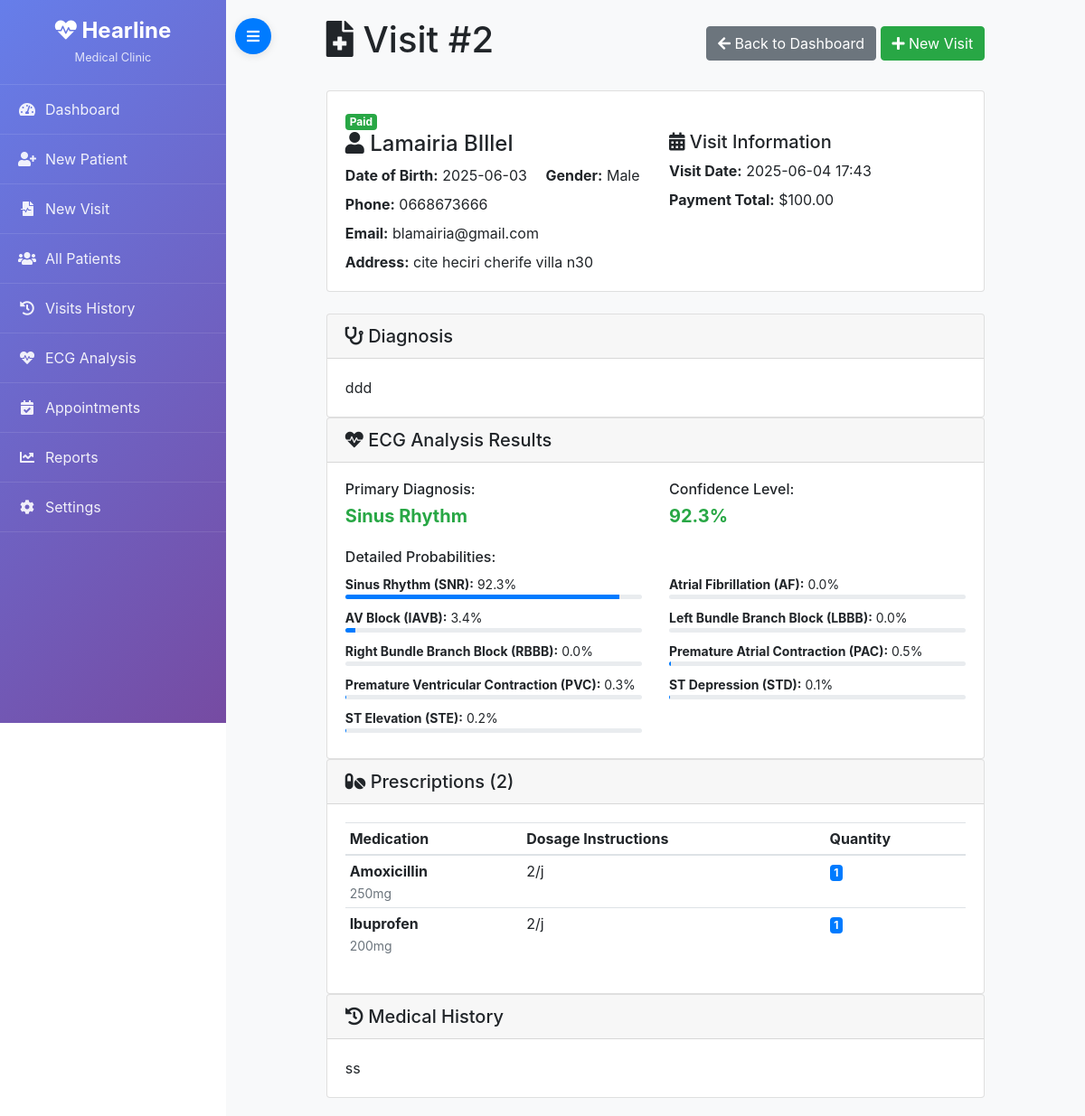
Screenshot of /visit/2 with the database file from the repository.
### models.py (models this page shows)
class Visit(db.Model):
    __tablename__ = "visit"
    id               = db.Column(db.Integer, primary_key=True)
    appointment_id   = db.Column(db.Integer, db.ForeignKey("appointment.id"), nullable=True)
    patient_id       = db.Column(db.Integer, db.ForeignKey("patient.id"), nullable=False)
    doctor_id        = db.Column(db.Integer, db.ForeignKey("doctor.id"), nullable=True)
    visit_date       = db.Column(db.DateTime, nullable=False)
    diagnosis        = db.Column(db.Text, nullable=True)
    follow_up_date   = db.Column(db.DateTime, nullable=True)
    ecg_mat          = db.Column(db.String(256), nullable=True)   # Path to uploaded .mat
    ecg_hea          = db.Column(db.String(256), nullable=True)   # Path to uploaded .hea
    ecg_prediction   = db.Column(JSON, nullable=True)            # e.g. {"AF":0.12, ...}
    payment_total    = db.Column(db.Numeric(10, 2), default=0.00)
    payment_status   = db.Column(db.String(20), default="unpaid")  # "paid"/"partial"/"unpaid"
    payment_remaining= db.Column(db.Numeric(10, 2), default=0.00)
    created_at       = db.Column(db.DateTime, default=datetime.utcnow)
    updated_at       = db.Column(db.DateTime, default=datetime.utcnow, onupdate=datetime.utcnow)
    documents        = db.relationship("VisitDocument", backref="visit", lazy="dynamic")
    prescriptions    = db.relationship("Prescription", backref="visit", lazy="dynamic")

class Patient(db.Model):
    __tablename__ = "patient"
    id               = db.Column(db.Integer, primary_key=True)
    first_name       = db.Column(db.String(50), nullable=False)
    last_name        = db.Column(db.String(50), nullable=False)
    date_of_birth    = db.Column(db.Date, nullable=False)
    gender           = db.Column(db.String(10), nullable=False)  # e.g. "Male"/"Female"/"Other"
    address          = db.Column(db.Text, nullable=True)
    phone            = db.Column(db.String(20), nullable=True)
    email            = db.Column(db.String(120), nullable=True, unique=True)
    medical_history  = db.Column(db.Text, nullable=True)
    created_at       = db.Column(db.DateTime, default=datetime.utcnow)
    updated_at       = db.Column(db.DateTime, default=datetime.utcnow, onupdate=datetime.utcnow)
    visits           = db.relationship("Visit", backref="patient", lazy="dynamic")
    waiting_list     = db.relationship("WaitingListEntry", backref="patient", lazy="dynamic")

class Prescription(db.Model):
    __tablename__ = "prescription"
    id                   = db.Column(db.Integer, primary_key=True)
    visit_id             = db.Column(db.Integer, db.ForeignKey("visit.id"), nullable=False)
    medicament_num_enr   = db.Column(db.String(50), db.ForeignKey("medicament.num_enr"), nullable=False)
    dosage_instructions  = db.Column(db.Text, nullable=False)
    quantity             = db.Column(db.Integer, nullable=False)
    created_at           = db.Column(db.DateTime, default=datetime.utcnow)
    updated_at           = db.Column(db.DateTime, default=datetime.utcnow, onupdate=datetime.utcnow)

class Medicament(db.Model):
    __tablename__ = "medicament"  # Already exists in your DB; do not touch data
    num_enr   = db.Column(db.String(50), primary_key=True)  # key matches your existing table
    nom_com   = db.Column(db.String(100), nullable=False)
    nom_dci   = db.Column(db.String(100), nullable=False)
    dosage    = db.Column(db.String(50), nullable=False)
    unite     = db.Column(db.String(20), nullable=False)
    prescriptions = db.relationship("Prescription", backref="medicament", lazy="dynamic")

### app.py (the view)
@app.route("/visit/<int:visit_id>")
def visit_details(visit_id):
    visit = Visit.query.get_or_404(visit_id)
    prescriptions = visit.prescriptions.all()
    documents = visit.documents.all()
    ecg_analysis = None
    if visit.ecg_prediction:
        class_names = {
            "SNR": "Sinus Rhythm",
            "AF": "Atrial Fibrillation",
            "IAVB": "AV Block",
            "LBBB": "Left Bundle Branch Block",
            "RBBB": "Right Bundle Branch Block",
            "PAC": "Premature Atrial Contraction",
            "PVC": "Premature Ventricular Contraction",
            "STD": "ST Depression",
            "STE": "ST Elevation"
        }
        max_prob_abbr = max(visit.ecg_prediction, key=visit.ecg_prediction.get)
        max_prob_value = visit.ecg_prediction[max_prob_abbr]
        ecg_analysis = {
            "probabilities": visit.ecg_prediction,
            "class_names": class_names,
            "primary_diagnosis": {
                "abbreviation": max_prob_abbr,
                "name": class_names.get(max_prob_abbr, max_prob_abbr),
                "probability": max_prob_value
            }
        }
    return render_template("visit_details.html",
                         visit=visit,
                         prescriptions=prescriptions,
                         documents=documents,
                         ecg_analysis=ecg_analysis)

### templates/visit_details.html (shortened to what this page needs)
{% extends "base.html" %}
{% block content %}
<div class="container-fluid">
  <div class="row">
    <div class="col-lg-10 col-md-12 mx-auto">
      <div class="d-flex justify-content-between align-items-center mb-4">
        <h1><i class="fas fa-file-medical"></i> Visit #{{ visit.id }}</h1>
        <div>
          <a href="{{ url_for('index') }}" class="btn btn-secondary">
            <i class="fas fa-arrow-left"></i> Back to Dashboard
          </a>
          <a href="{{ url_for('create_visit') }}" class="btn btn-success">
            <i class="fas fa-plus"></i> New Visit
          </a>
      </div>
    </div>
    <div class="card patient-info section-card mb-4">
      <div class="card-body position-relative">
        <div class="visit-status">
          <span class="badge {% if visit.payment_status == 'paid' %}badge-success{% elif visit.payment_status == 'partial' %}badge-warning{% else %}badge-danger{% endif %} badge-lg">
            {{ visit.payment_status | capitalize }}
          </span>
        </div>
        <div class="row">
          <div class="col-md-6">
            <h4><i class="fas fa-user"></i> {{ visit.patient.first_name }} {{ visit.patient.last_name }}</h4>
            <p class="mb-2">
              <strong>Date of Birth:</strong> {{ visit.patient.date_of_birth.strftime('%Y-%m-%d') }}
              <span class="ml-3"><strong>Gender:</strong> {{ visit.patient.gender }}</span>
            </p>
            {% if visit.patient.phone %}
              <p class="mb-2"><strong>Phone:</strong> {{ visit.patient.phone }}</p>
            {% endif %}
            {% if visit.patient.email %}
              <p class="mb-2"><strong>Email:</strong> {{ visit.patient.email }}</p>
            {% endif %}
            {% if visit.patient.address %}
              <p class="mb-0"><strong>Address:</strong> {{ visit.patient.address }}</p>
            {% endif %}
          </div>
          <div class="col-md-6">
            <h5><i class="fas fa-calendar-alt"></i> Visit Information</h5>
            <p class="mb-2"><strong>Visit Date:</strong> {{ visit.visit_date.strftime('%Y-%m-%d %H:%M') }}</p>
            <p class="mb-2">
              <strong>Payment Total:</strong> ${{ "%.2f"|format(visit.payment_total) }}
            </p>
          </div>
        </div>
      </div>
    </div>
    <div class="card section-card">
      <div class="card-header">
        <h5 class="mb-0"><i class="fas fa-stethoscope"></i> Diagnosis</h5>
      </div>
      <div class="card-body">
        {% if visit.diagnosis %}
          <p class="mb-0">{{ visit.diagnosis }}</p>
        {% else %}
          <em class="text-muted">No diagnosis recorded for this visit.</em>
        {% endif %}
      </div>
    </div>
    {% if ecg_analysis %}
    <div class="card ecg-card">
      <div class="card-header">
        <h5 class="mb-0"><i class="fas fa-heartbeat"></i> ECG Analysis Results</h5>
      </div>
      <div class="card-body">
        <div class="row mb-3">
          <div class="col-md-6">
            <h6>Primary Diagnosis:</h6>
            <div class="font-weight-bold text-success h5">
              {{ ecg_analysis.primary_diagnosis.name }}
            </div>
          </div>          <div class="col-md-6">
            <h6>Confidence Level:</h6>
            <div class="font-weight-bold h5 {% if ecg_analysis.primary_diagnosis.probability > 0.7 %}text-success{% elif ecg_analysis.primary_diagnosis.probability > 0.5 %}text-warning{% else %}text-danger{% endif %}">
              {{ "%.1f"|format(ecg_analysis.primary_diagnosis.probability * 100) }}%
            </div>
          </div>
        </div>        <h6>Detailed Probabilities:</h6>
        <div class="row">
          {% for abbr, prob in ecg_analysis.probabilities.items() %}
            {% set prob_percent = "%.1f"|format(prob * 100) %}
            <div class="col-md-6 mb-2">
              <small><strong>{{ ecg_analysis.class_names[abbr] }} ({{ abbr }}):</strong> {{ prob_percent }}%</small>
              <div class="progress" style="height: 5px;">
                <div class="progress-bar" role="progressbar" style="width: {{ prob_percent }}%;"></div>
              </div>
            </div>
          {% endfor %}
        </div>
      </div>
    </div>
    {% endif %}
    {% if prescriptions %}
    <div class="card prescription-card">
      <div class="card-header">
        <h5 class="mb-0"><i class="fas fa-pills"></i> Prescriptions ({{ prescriptions|length }})</h5>
      </div>
      <div class="card-body">
        <div class="table-responsive">
          <table class="table table-sm">
            <thead>
              <tr>
                <th>Medication</th>
                <th>Dosage Instructions</th>
                <th>Quantity</th>
              </tr>
            </thead>
            <tbody>
              {% for prescription in prescriptions %}
                <tr>
                  <td>
                    <strong>{{ prescription.medicament.nom_com if prescription.medicament else 'Unknown' }}</strong>
                    {% if prescription.medicament %}
                      <br><small class="text-muted">{{ prescription.medicament.dosage }}{{ prescription.medicament.unite }}</small>
                    {% endif %}
                  </td>
                  <td>{{ prescription.dosage_instructions }}</td>
                  <td><span class="badge badge-primary">{{ prescription.quantity }}</span></td>
                </tr>
              {% endfor %}
            </tbody>
          </table>
        </div>
      </div>
    </div>
    {% endif %}
    {% if visit.patient.medical_history %}
    <div class="card section-card">
      <div class="card-header">
        <h5 class="mb-0"><i class="fas fa-history"></i> Medical History</h5>
      </div>
      <div class="card-body">
        <p class="mb-0">{{ visit.patient.medical_history }}</p>
      </div>
    </div>
    {% endif %}
  </div>
</div>
{% endblock %}

### rows the page displays
Visit: id "2", payment_status "Paid", visit_date "2025-06-04 17:43", payment_total "100.00", diagnosis "ddd"
Patient: patient.first_name "Lamairia", patient.last_name "BIllel", patient.date_of_birth "2025-06-03", patient.gender "Male", patient.phone "0668673666", patient.email "blamairia@gmail.com", patient.address "cite heciri cherife villa n30", patient.medical_history "ss"
Prescription: medicament "Amoxicillin", medicament.dosage "250", medicament.unite "mg", dosage_instructions "2/j", quantity "1"
Prescription: medicament "Ibuprofen", medicament.dosage "200", medicament.unite "mg", dosage_instructions "2/j", quantity "1"

### other values shown
{{ ecg_analysis.primary_diagnosis.name }} "Sinus Rhythm"
{{ "%.1f"|format(ecg_analysis.primary_diagnosis.probability * 100) }} "92.3"
{{ ecg_analysis.class_names[abbr] }} "Sinus Rhythm" "Atrial Fibrillation" "AV Block" "Left Bundle Branch Block" "Right Bundle Branch Block" "Premature Atrial Contraction" "Premature Ventricular Contraction" "ST Depression" "ST Elevation"
{{ abbr }} "SNR" "AF" "IAVB" "LBBB" "RBBB" "PAC" "PVC" "STD" "STE"
{{ prob_percent }} "92.3" "0.0" "3.4" "0.0" "0.0" "0.5" "0.3" "0.1" "0.2"
{{ prescriptions|length }} "2"
